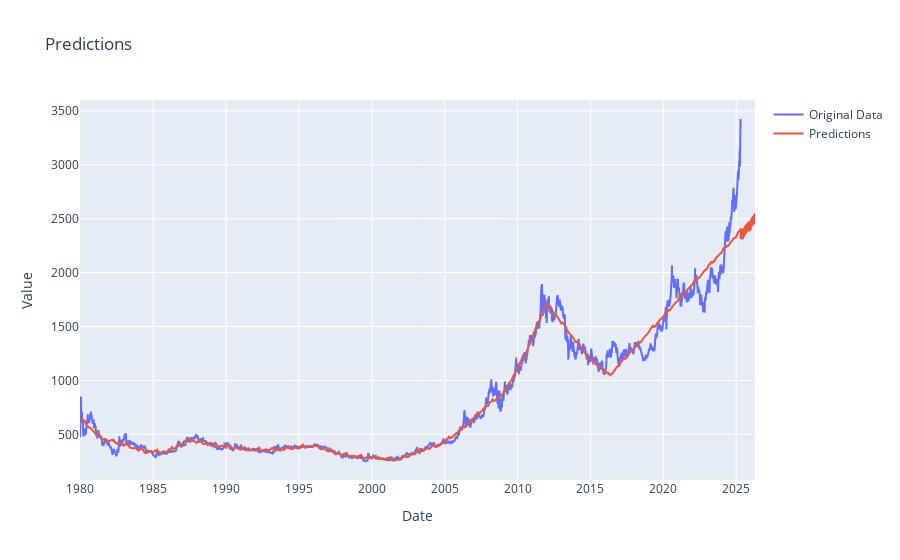

The cell this chart's notebook holds for it:
### Code cell
import plotly.graph_objs as go


# Create a figure with the original data and the predictions
fig = go.Figure(data=[
    go.Scatter(x=df_gold['ds'], y=df_gold['y'], name='Original Data'),
    go.Scatter(x=gold_forecast['ds'], y=gold_forecast['yhat'], name='Predictions',),
])

# Update the layout
fig.update_layout(title='Predictions', xaxis_title='Date', yaxis_title='Value')

# Show the plot
fig.show()

### Figure 1 — Plotly figure (JSON) as saved in the notebook; plotly's stock layout.template omitted (floating-point values rounded to 4 significant figures; data arrays with more than 128 entries replaced by an {"elided": "..."} marker saying what was removed)
{"data": [{"name": "Original Data", "type": "scatter", "x": {"elided": "11705 str values"}, "y": {"elided": "11705 float values"}}, {"name": "Predictions", "type": "scatter", "x": {"elided": "12065 str values"}, "y": {"elided": "12065 float values"}}], "layout": {"title": {"text": "Predictions"}, "xaxis": {"title": {"text": "Date"}}, "yaxis": {"title": {"text": "Value"}}}}
